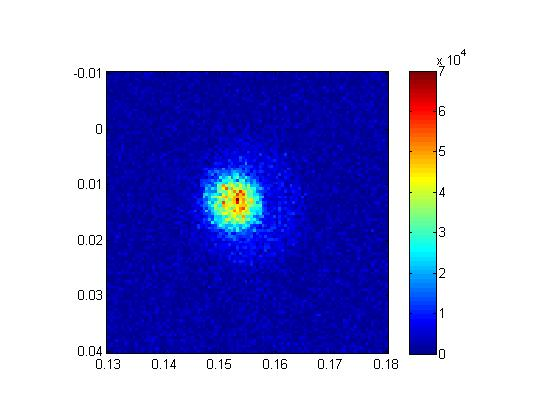
%> input picture Matlab_OLD/Image_2012-09-07_132730.jpg, 560 x 420 px
$ octave ImageConvert.m   (GNU Octave 9; MATLAB toolbox functions it lacks are replaced by stand-ins)
%> lines starting %> are read from the running program, lines starting %| are printed output that depends on the picture
[baseName, folder] = uigetfile();
%> the answer given: Image_2012-09-07_132730.jpg
fullFileName = fullfile(folder, baseName);
I = imread(fullFileName); % Read the image file %
%> I is the input picture: size 420x560x3 uint8; mean R, G, B 163.7, 165.6, 219
I = imcomplement(I);
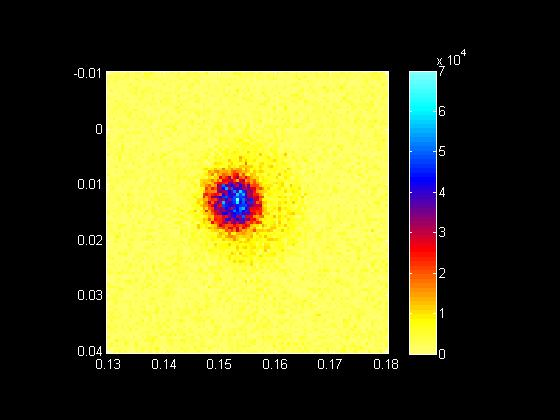
%> I: size 420x560x3 uint8; mean R, G, B 91.3, 89.4, 36
J = rgb2gray(I);            % Turn the image to gray-scale %
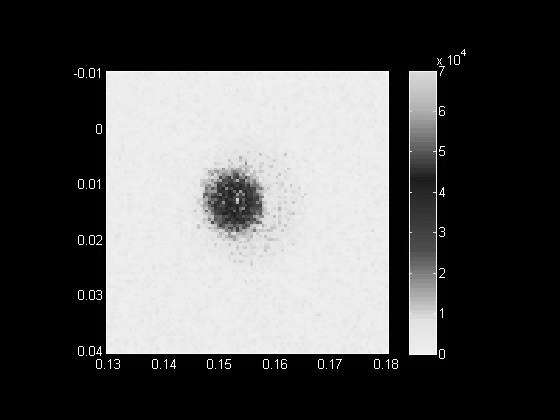
%> J: size 420x560 uint8; min 0, max 255, mean 83.9
K = imresize(J,[200,200]);      % Resize the image %
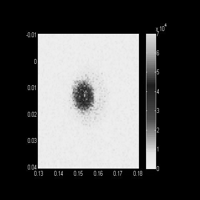
%> K: size 200x200 uint8; min 0, max 255, mean 84
K = im2double(K);           % Conver the image from uint8 to double
%> K: size 200x200 double
K(1:2:end,:) = fliplr(K(1:2:end,:));
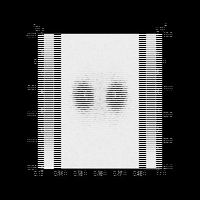
%> K: size 200x200 double; min 0, max 1, mean 0.329; mean of the top-left, top-right, bottom-left and bottom-right quarters 0.318, 0.318, 0.341, 0.341

K = floor(K*1000);

figure();
imagesc(K);
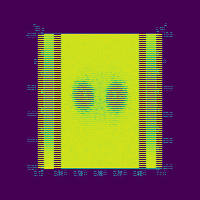
%> displayed picture: size 200x200x3, on the screen's scale of 0 to 255; mean R, G, B 110.9, 82.4, 70.5

$ run again, on Matlab_OLD/split23.jpg
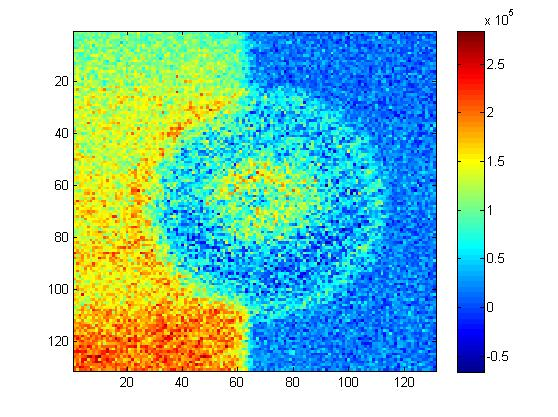
%> input picture Matlab_OLD/split23.jpg, 558 x 417 px
%> I is the input picture: size 417x558x3 uint8; mean R, G, B 161, 207.8, 197.2
%> `K(1:2:end,:) = fliplr(K(1:2:end,:));`:
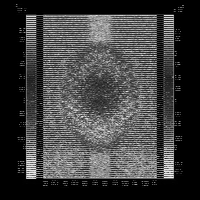
%> K: size 200x200 double; min 0, max 0.969, mean 0.245; mean of the top-left, top-right, bottom-left and bottom-right quarters 0.234, 0.235, 0.256, 0.255
%> `imagesc(K);`:
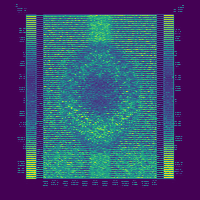
%> displayed picture: size 200x200x3, on the screen's scale of 0 to 255; mean R, G, B 60.1, 74.2, 112.7
